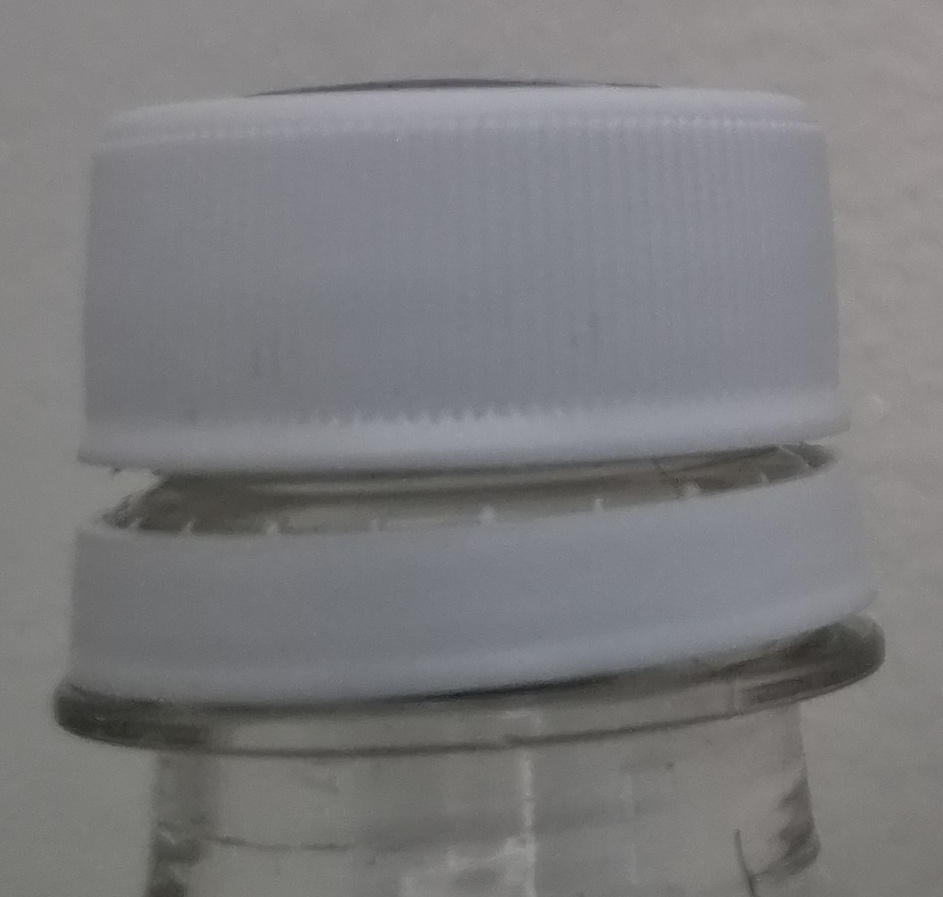
#> input picture samples/day02/challenge.jpg, 943 x 897 px, found by its file name
$ python 18_morphology.py
#> lines starting #> are read from the running program, lines starting #| are printed output that depends on the picture; after the words box and inside, x2 and y2 are one past the last pixel; in counts of white or black regions, pixels touching at a corner belong together
"""
Day 03 — Morphology & Contour 기반 OK/NG 판정
================================================
목표:
  - Day 02 Otsu 이진화 결과의 잔존 문제 해결
    1) 뚜껑 내부 홀(Holes) 제거 → Closing
    2) 배경 노이즈 제거          → Opening
  - findContours로 외곽선 추출
  - 면적/위치/종횡비 기반 OK/NG 판정

입력: samples/day02/challenge.jpg
출력: outputs/day03/
"""

import cv2
import numpy as np
import os

# ── 경로 설정 ──────────────────────────────────────────────
INPUT_PATH  = "samples/day02/challenge.jpg"
OUTPUT_DIR  = "outputs/day03"
os.makedirs(OUTPUT_DIR, exist_ok=True)

# ── OK/NG 판정 기준 (실제 환경에 맞게 튜닝 필요) ──────────
MIN_AREA       = 50_000   # 최소 뚜껑 면적 (픽셀²)
MAX_AREA       = 500_000  # 최대 뚜껑 면적 (픽셀²)
MIN_ASPECT     = 0.6      # 최소 종횡비 (w/h)
MAX_ASPECT     = 1.8      # 최대 종횡비 (w/h)


def preprocess_to_binary(gray: np.ndarray) -> np.ndarray:
    """Day 02 챌린지 최종 전처리 파이프라인 재사용."""
    # CLAHE
    clahe = cv2.createCLAHE(clipLimit=3.0, tileGridSize=(8, 8))
    clahe_img = clahe.apply(gray)

    # Sharpening
    kernel = np.array([[-1, -1, -1],
                       [-1,  9, -1],
                       [-1, -1, -1]])
    sharpened = cv2.filter2D(clahe_img, -1, kernel)
    sharpened = np.clip(sharpened, 0, 255).astype(np.uint8)

    # Otsu 이진화
    _, binary = cv2.threshold(sharpened, 0, 255,
                               cv2.THRESH_BINARY + cv2.THRESH_OTSU)
    return binary


def apply_morphology(binary: np.ndarray) -> np.ndarray:
    """
    Opening → Closing 순서로 적용.
    - Opening (Erosion → Dilation): 작은 노이즈 점 제거
    - Closing (Dilation → Erosion): 내부 홀 메우기
    """
    # Opening: 배경 노이즈 제거
    kernel_open = cv2.getStructuringElement(cv2.MORPH_ELLIPSE, (3, 3))
    opened = cv2.morphologyEx(binary, cv2.MORPH_OPEN, kernel_open, iterations=1)

    # Closing: 뚜껑 내부 홀 메우기
    kernel_close = cv2.getStructuringElement(cv2.MORPH_ELLIPSE, (7, 7))
    closed = cv2.morphologyEx(opened, cv2.MORPH_CLOSE, kernel_close, iterations=2)

    return closed


def find_cap_contour(morphed: np.ndarray):
    """가장 큰 Contour = 뚜껑 본체로 추정."""
    contours, _ = cv2.findContours(
        morphed, cv2.RETR_EXTERNAL, cv2.CHAIN_APPROX_SIMPLE
    )
    if not contours:
        return None, 0
    # 면적 기준 최대 Contour 선택
    largest = max(contours, key=cv2.contourArea)
    area = cv2.contourArea(largest)
    return largest, area


def judge_ok_ng(contour, area: float) -> tuple[str, dict]:
    """
    OK/NG 판정 로직.
    Returns:
        verdict (str): "OK" or "NG"
        info    (dict): 판정에 사용된 측정값
    """
    if contour is None or area == 0:
        return "NG", {"reason": "뚜껑 Contour 미검출"}

    # Bounding Box로 종횡비 계산
    x, y, w, h = cv2.boundingRect(contour)
    aspect_ratio = w / h if h > 0 else 0

    info = {
        "area":         int(area),
        "bounding_box": (x, y, w, h),
        "aspect_ratio": round(aspect_ratio, 3),
    }

    # 판정
    if not (MIN_AREA <= area <= MAX_AREA):
        info["reason"] = f"면적 이상: {int(area)} (기준 {MIN_AREA}~{MAX_AREA})"
        return "NG", info

    if not (MIN_ASPECT <= aspect_ratio <= MAX_ASPECT):
        info["reason"] = f"종횡비 이상: {aspect_ratio:.3f} (기준 {MIN_ASPECT}~{MAX_ASPECT})"
        return "NG", info

    info["reason"] = "정상"
    return "OK", info


def draw_result(original: np.ndarray, contour, verdict: str, info: dict) -> np.ndarray:
    """결과 시각화 — Contour + 판정 텍스트 오버레이."""
    result = original.copy()
    if len(result.shape) == 2:  # grayscale → BGR 변환
        result = cv2.cvtColor(result, cv2.COLOR_GRAY2BGR)

    color = (0, 255, 0) if verdict == "OK" else (0, 0, 255)  # 초록 / 빨강

    if contour is not None:
        cv2.drawContours(result, [contour], -1, color, 2)
        x, y, w, h = info["bounding_box"]
        cv2.rectangle(result, (x, y), (x + w, y + h), color, 1)

    # 판정 텍스트
    label = f"{verdict} | area={info['area']} | AR={info.get('aspect_ratio', 'N/A')}"
    cv2.putText(result, label, (10, 30),
                cv2.FONT_HERSHEY_SIMPLEX, 0.6, color, 2)
    cv2.putText(result, info.get("reason", ""), (10, 60),
                cv2.FONT_HERSHEY_SIMPLEX, 0.5, color, 1)

    return result


def main():
    # 1. 이미지 로드
    img = cv2.imread(INPUT_PATH)
#> img is the input picture: shape (897, 943, 3); mean B, G, R 125.7, 123.9, 123.9
    if img is None:
        raise FileNotFoundError(f"이미지를 찾을 수 없습니다: {INPUT_PATH}")
    gray = cv2.cvtColor(img, cv2.COLOR_BGR2GRAY)

    # 2. 전처리 → 이진화 (Day 02 파이프라인 재사용)
    binary = preprocess_to_binary(gray)
#> in preprocess_to_binary, `clahe_img = clahe.apply(gray)`:
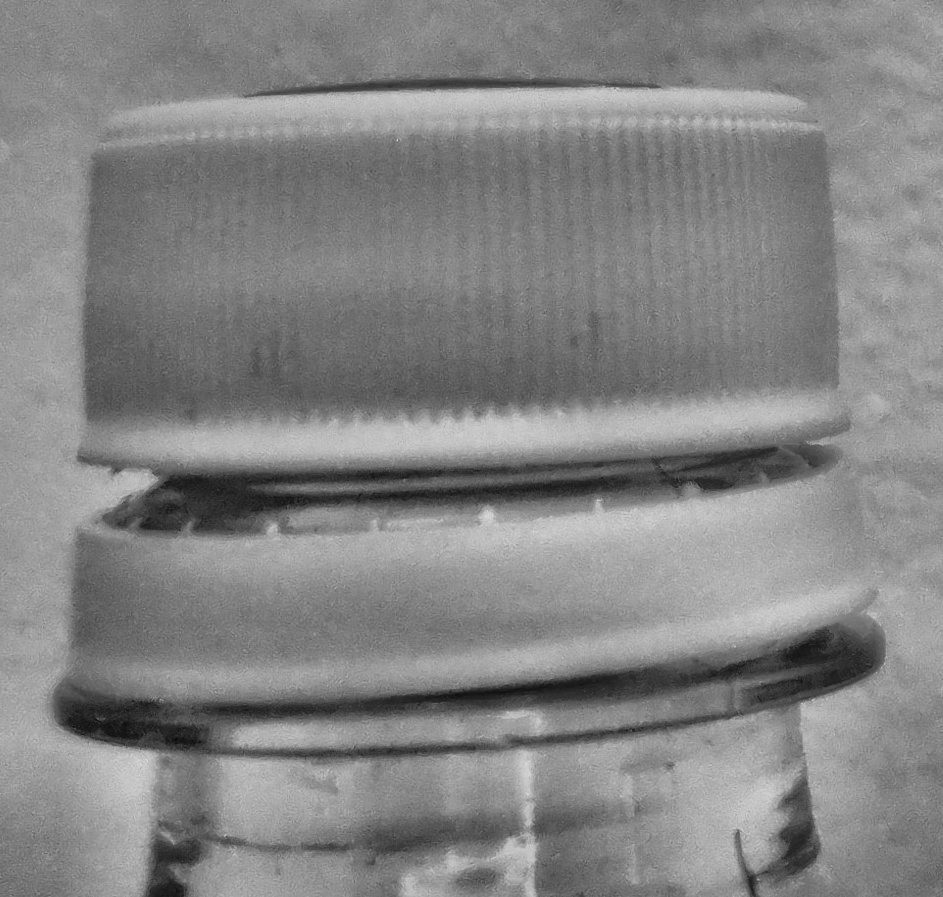
#> clahe_img: shape (897, 943); min 13, max 215, mean 132
#> in preprocess_to_binary, `_, binary = cv2.threshold(sharpened, 0, 255, cv2.THRESH_BINARY + cv2.T..`:
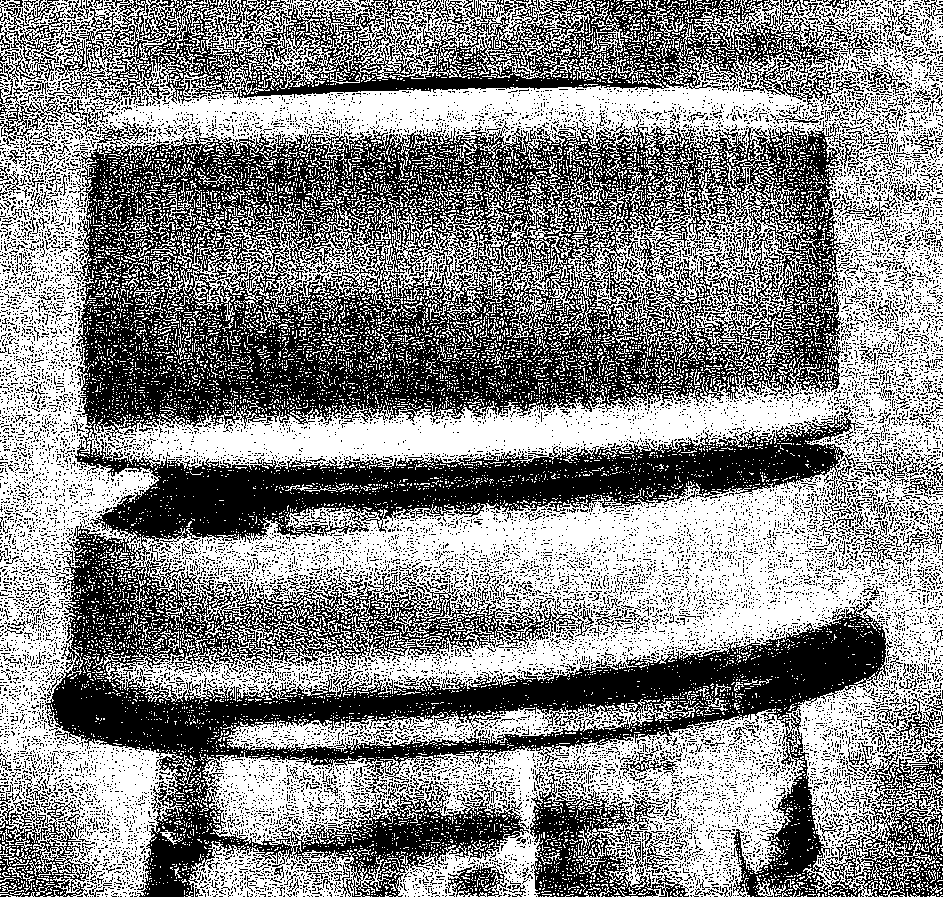
#> binary: shape (897, 943); 53.3% white; 17010 black regions (16507 under 20 px), largest, box (x1, y1, x2, y2) and area: (45, 120, 943, 897) 264759, (54, 0, 873, 110) 36090, (530, 768, 689, 897) 7238

    # 3. Morphology (Opening → Closing)
    morphed = apply_morphology(binary)
#> in apply_morphology, `opened = cv2.morphologyEx(binary, cv2.MORPH_OPEN, kernel_open, iterati..`:
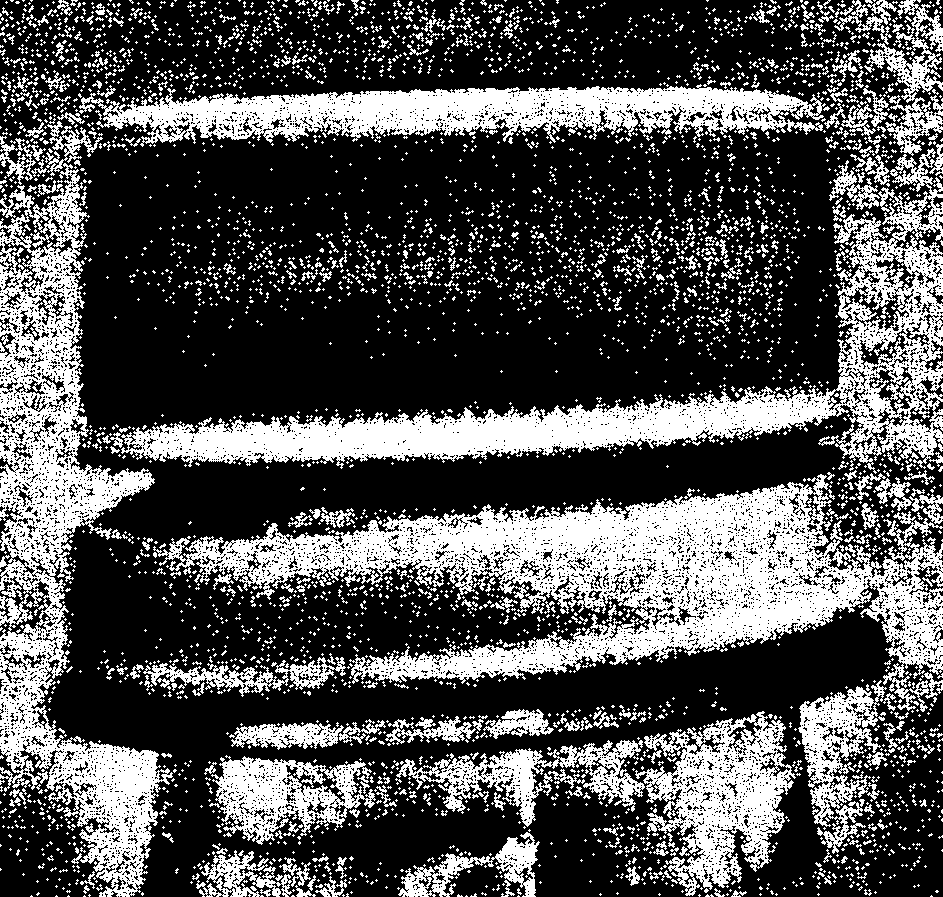
#> opened: shape (897, 943); 32.1% white; 4409 white regions (3950 under 20 px), largest, box (x1, y1, x2, y2) and area: (153, 474, 943, 712) 63895, (121, 144, 943, 474) 42268, (0, 163, 173, 897) 40814
#> in apply_morphology, `closed = cv2.morphologyEx(opened, cv2.MORPH_CLOSE, kernel_close, itera..`:
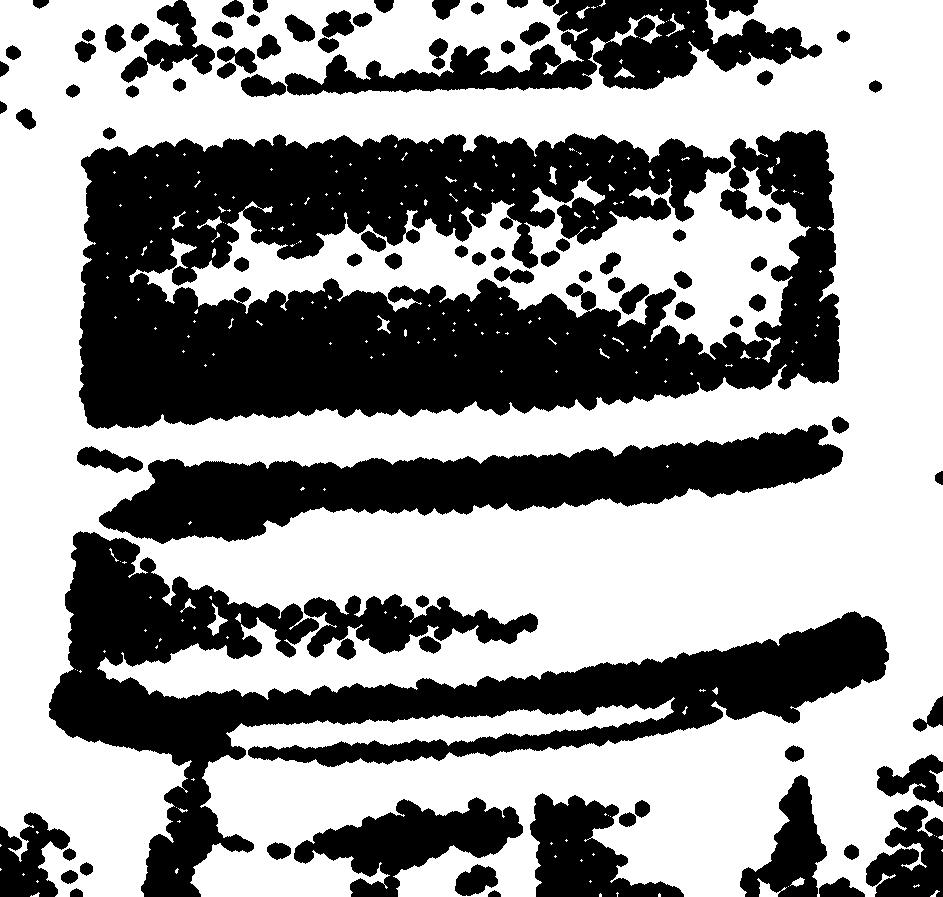
#> closed: shape (897, 943); 59.1% white; 89 black regions

    # 4. Contour 추출
    contour, area = find_cap_contour(morphed)
#> in find_cap_contour, `contours, _ = cv2.findContours( morphed, cv2.RETR_EXTERNAL, cv2.CHAIN_..`: contours = 73 contours, 63 with area under 20; largest, box (x1, y1, x2, y2) and area: (0, 0, 943, 897) 703638, (757, 878, 787, 897) 176, (207, 603, 228, 636) 172, (929, 770, 943, 793) 95, (614, 67, 635, 78) 80
#> in find_cap_contour, `largest = max(contours, key=cv2.contourArea)`: largest = contour of 6132 points, box (x1, y1, x2, y2) (0, 0, 943, 897), area 703638
#> in find_cap_contour, `area = cv2.contourArea(largest)`: area = 703638
#> contour has the same summary as largest in find_cap_contour; area = 703638

    # 5. OK/NG 판정
    verdict, info = judge_ok_ng(contour, area)
#> in judge_ok_ng, `x, y, w, h = cv2.boundingRect(contour)`: x = 0; w = 943; h = 897
#> in judge_ok_ng, `aspect_ratio = w / h if h > 0 else 0`: aspect_ratio = 1.05
#> in judge_ok_ng, `info = { "area":         int(area), "bounding_box": (x, y, w, h), "asp..`: info = {'area': 703638, 'bounding_box': (0, 0, 943, 897), 'aspect_ratio': 1.05}
#> verdict = 'NG'; info = {'area': 703638, 'bounding_box': (0, 0, 943, 897), 'aspect_ratio': 1.05, 'reason': '면적 이상: 703638 (기준 50000~500000)'}

    # 6. 결과 출력
    print("=" * 40)
    print(f"  판정 결과: {verdict}")
#|   판정 결과: NG
    for k, v in info.items():
        print(f"  {k}: {v}")
#> this loop made 4 passes
#> (k, v) on passes 1 to 4: ('area', 703638), ('bounding_box', (0, 0, 943, 897)), ('aspect_ratio', 1.05), ('reason', '면적 이상: 703638 (기준 50000~500000)')
#|   area: 703638
#|   bounding_box: (0, 0, 943, 897)
#|   aspect_ratio: 1.051
#|   reason: 면적 이상: 703638 (기준 50000~500000)
    print("=" * 40)

    # 7. 결과 이미지 저장
    result_img = draw_result(gray, contour, verdict, info)
#> in draw_result, `x, y, w, h = info["bounding_box"]`: x = 0; w = 943; h = 897
#> in draw_result, `label = f"{verdict} | area={info['area']} | AR={info.get('aspect_ratio..`: label = 'NG | area=703638 | AR=1.051'

    cv2.imwrite(f"{OUTPUT_DIR}/01_binary.jpg", binary)
    cv2.imwrite(f"{OUTPUT_DIR}/02_morphed.jpg", morphed)
    cv2.imwrite(f"{OUTPUT_DIR}/03_result_{verdict}.jpg", result_img)

    # 8. 비교 화면 출력 (선택)
    compare = np.hstack([
        cv2.cvtColor(binary,  cv2.COLOR_GRAY2BGR),
        cv2.cvtColor(morphed, cv2.COLOR_GRAY2BGR),
        result_img
    ])
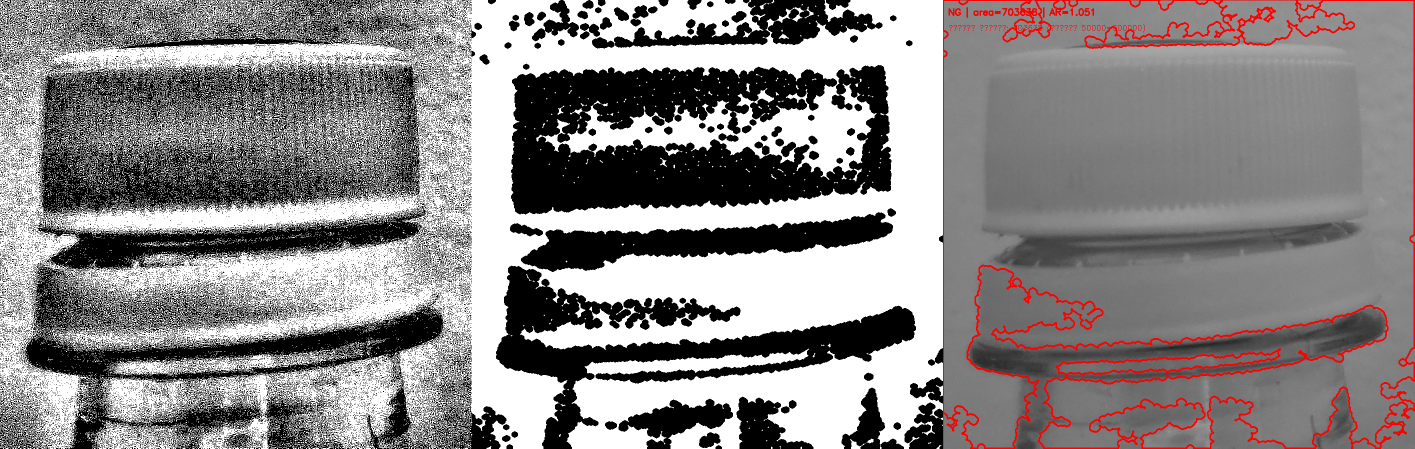
#> compare: shape (897, 2829, 3) (shown at 1/2 size); mean B, G, R 134.8, 134.8, 139.1
    cv2.imshow("Binary | Morphed | Result", compare)
    cv2.waitKey(0)
    cv2.destroyAllWindows()

    print(f"\n결과 저장 완료: {OUTPUT_DIR}/")


if __name__ == "__main__":
    main()
